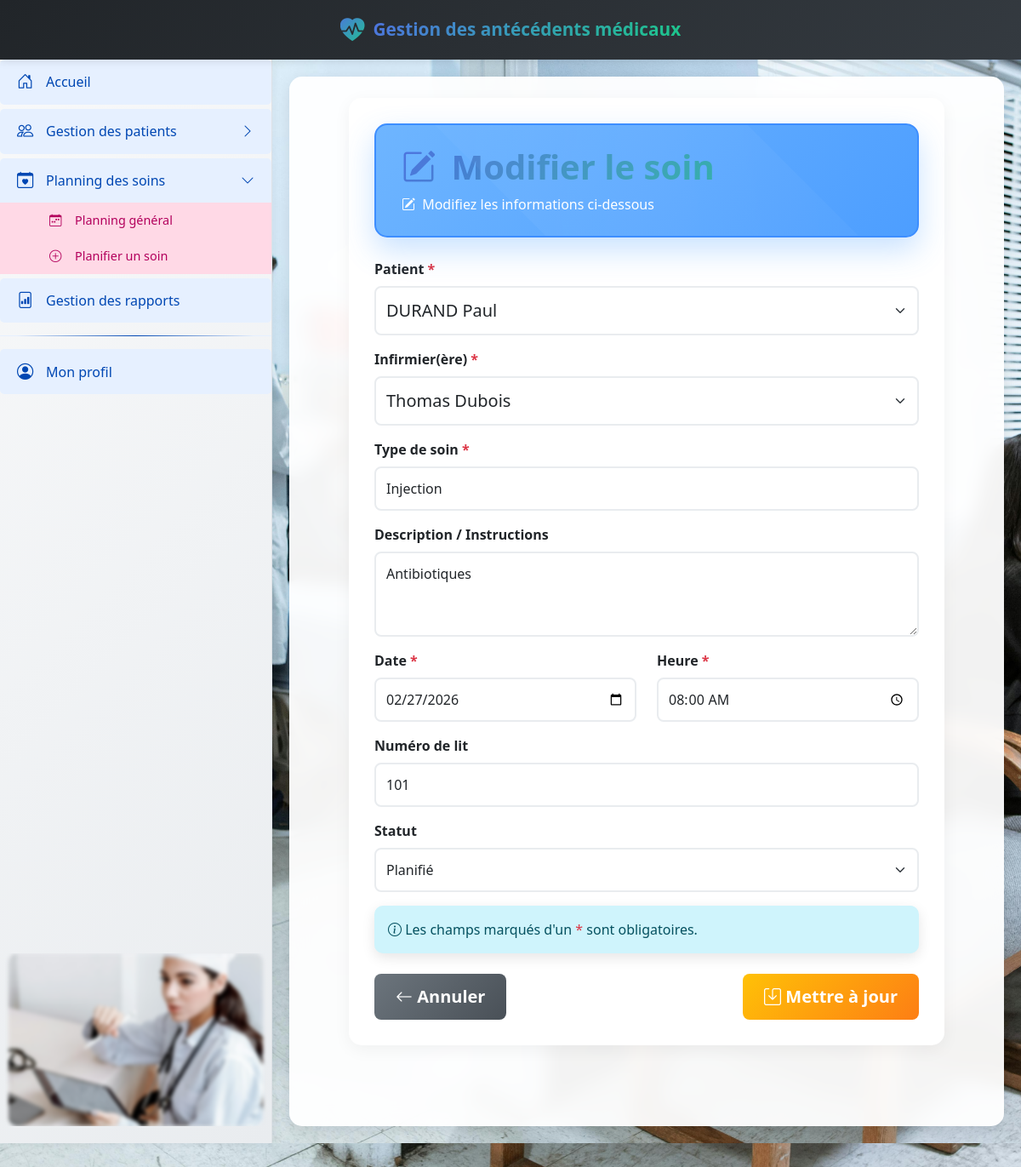
Screenshot of /app/public/index.php?controller=soin&action=edit&id=1 (signed in) with the database file from the repository.
### tables this page shows
CREATE TABLE IF NOT EXISTS soins (
    id INT AUTO_INCREMENT PRIMARY KEY,
    patient_id INT NOT NULL,
    infirmier_id INT NOT NULL,
    type_soin VARCHAR(100) NOT NULL,
    description TEXT,
    date_soin DATE NOT NULL,
    heure_soin TIME NOT NULL,
    numero_lit VARCHAR(20),
    statut ENUM('planifie', 'en_cours', 'effectue', 'annule') DEFAULT 'planifie',
    created_by INT NOT NULL,
    created_at TIMESTAMP DEFAULT CURRENT_TIMESTAMP,
    FOREIGN KEY (patient_id) REFERENCES patients(id) ON DELETE RESTRICT,
    FOREIGN KEY (infirmier_id) REFERENCES utilisateurs(id) ON DELETE RESTRICT,
    FOREIGN KEY (created_by) REFERENCES utilisateurs(id) ON DELETE RESTRICT
);

CREATE TABLE IF NOT EXISTS patients (
    id INT AUTO_INCREMENT PRIMARY KEY,
    nom VARCHAR(100) NOT NULL,
    prenom VARCHAR(100) NOT NULL,
    date_naissance DATE NOT NULL,
    adresse TEXT,
    telephone VARCHAR(20),
    created_at TIMESTAMP DEFAULT CURRENT_TIMESTAMP
);

CREATE TABLE IF NOT EXISTS utilisateurs (
    id INT AUTO_INCREMENT PRIMARY KEY,
    nom VARCHAR(100) NOT NULL,
    prenom VARCHAR(100) NOT NULL,
    email VARCHAR(150) NOT NULL UNIQUE,
    password VARCHAR(255) NOT NULL,  
    role ENUM('admin', 'medecin', 'major', 'infirmier') NOT NULL,
    matricule VARCHAR(50) UNIQUE,
    telephone VARCHAR(20),
    created_at TIMESTAMP DEFAULT CURRENT_TIMESTAMP
);

### app/models/Soin.php (called while the page is built, shortened)
<?php
class Soin {
    private $conn;
    private $table = "soins";
    public function __construct() {
        $database = new Database();
        $this->conn = $database->getConnection();
    }
    public function findById($id) {
        $query = "SELECT s.*,
                         p.nom as patient_nom, p.prenom as patient_prenom,
                         p.adresse, p.telephone as patient_tel,
                         u.nom as infirmier_nom, u.prenom as infirmier_prenom,
                         u.telephone as infirmier_tel
                  FROM " . $this->table . " s
                  JOIN patients p ON s.patient_id = p.id
                  JOIN utilisateurs u ON s.infirmier_id = u.id
                  WHERE s.id = :id LIMIT 1";
        $stmt = $this->conn->prepare($query);
        $stmt->bindParam(':id', $id);
        $stmt->execute();
        return $stmt->fetch(PDO::FETCH_ASSOC);
    }
    public function getInfirmiers() {
        $query = "SELECT id, nom, prenom, matricule FROM utilisateurs WHERE role = 'infirmier' ORDER BY nom, prenom";
        $stmt = $this->conn->prepare($query);
        $stmt->execute();
        return $stmt->fetchAll(PDO::FETCH_ASSOC);
    }
    public function getPatients() {
        $query = "SELECT id, nom, prenom FROM patients ORDER BY nom, prenom";
        $stmt = $this->conn->prepare($query);
        $stmt->execute();
        return $stmt->fetchAll(PDO::FETCH_ASSOC);
    }
}
?>

### app/config/Database.php (called while the page is built, shortened)
<?php
class Database {
    private $host = 'localhost';
    private $dbname = 'gestion_medicale';
    private $username = 'root';
    private $password = '';
    public function getConnection() {
        $this->pdo = null;
        try {
            $this->pdo = new PDO(
                "mysql:host=" . $this->host . ";dbname=" . $this->dbname,
                $this->username,
                $this->password
            );
            $this->pdo->setAttribute(PDO::ATTR_ERRMODE, PDO::ERRMODE_EXCEPTION);
        } catch(PDOException $e) {
            error_log("Erreur de connexion BDD: " . $e->getMessage());
            throw new \Exception("Erreur de connexion au serveur");
        }
        return $this->pdo;
    }
}
?>

### app/views/soins/edit.php (the view, shortened to what this page needs)
<!DOCTYPE html>
<html lang="fr">
<head>
    <link href="https://cdn.jsdelivr.net/npm/bootstrap@5.1.3/dist/css/bootstrap.min.css" rel="stylesheet">
    <link rel="stylesheet" href="https://cdn.jsdelivr.net/npm/bootstrap-icons@1.8.1/font/bootstrap-icons.css">
</head>
<body>
    <div class="container">
        <div class="form-container hover-lift">
            <div class="page-header">
                <h1 class="mb-0 gradient-text">
                    <i class="bi bi-pencil-square me-2 floating"></i>
                    Modifier le soin
                </h1>
                <p class="mb-0 mt-2">
                    <i class="bi bi-pencil-square me-1"></i>
                    Modifiez les informations ci-dessous
                </p>
            </div>
            <form method="POST" action="index.php?controller=soin&action=update">
                <div class="mb-3">
                    <label for="patient_id" class="form-label">Patient <span class="text-danger">*</span></label>
                    <select class="form-select form-select-lg" id="patient_id" name="patient_id" required>
                        <?php if(isset($patients) && is_array($patients)): ?>
                            <?php foreach($patients as $patient): ?>
                                <option value="<?php echo $patient['id']; ?>"
                                    <?php echo ($patient['id'] == $soin['patient_id']) ? 'selected' : ''; ?>>
                                    <?php echo htmlspecialchars($patient['nom'] . ' ' . $patient['prenom']); ?>
                                </option>
                            <?php endforeach; ?>
                        <?php endif; ?>
                    </select>
                </div>
                <div class="mb-3">
                    <label for="infirmier_id" class="form-label">Infirmier(ère) <span class="text-danger">*</span></label>
                    <select class="form-select form-select-lg" id="infirmier_id" name="infirmier_id" required>
                        <?php if(isset($infirmiers) && is_array($infirmiers)): ?>
                            <?php foreach($infirmiers as $infirmier): ?>
                                <option value="<?php echo $infirmier['id']; ?>"
                                    <?php echo ($infirmier['id'] == $soin['infirmier_id']) ? 'selected' : ''; ?>>
                                    <?php echo htmlspecialchars($infirmier['prenom'] . ' ' . $infirmier['nom']); ?>
                                </option>
                            <?php endforeach; ?>
                        <?php endif; ?>
                    </select>
                </div>
                <div class="mb-3">
                    <label for="type_soin" class="form-label">Type de soin <span class="text-danger">*</span></label>
                    <input type="text" class="form-control" id="type_soin" name="type_soin"
                           value="<?php echo htmlspecialchars($soin['type_soin']); ?>" required>
                </div>
                <div class="mb-3">
                    <label for="description" class="form-label">Description / Instructions</label>
                    <textarea class="form-control" id="description" name="description" rows="3"><?php echo htmlspecialchars($soin['description']); ?></textarea>
                </div>
                <div class="row mb-3">
                    <div class="col-md-6">
                        <label for="date_soin" class="form-label">Date <span class="text-danger">*</span></label>
                        <input type="date" class="form-control" id="date_soin" name="date_soin"
                               value="<?php echo $soin['date_soin']; ?>" required>
                    </div>
                    <div class="col-md-6">
                        <label for="heure_soin" class="form-label">Heure <span class="text-danger">*</span></label>
                        <input type="time" class="form-control" id="heure_soin" name="heure_soin"
                               value="<?php echo $soin['heure_soin']; ?>" required>
                    </div>
                </div>
                <div class="mb-3">
                    <label for="numero_lit" class="form-label">Numéro de lit</label>
                    <input type="text" class="form-control" id="numero_lit" name="numero_lit"
                           value="<?php echo htmlspecialchars($soin['numero_lit']); ?>">
                </div>
                <div class="mb-3">
                    <label for="statut" class="form-label">Statut</label>
                    <select class="form-select" id="statut" name="statut">
                        <option value="planifie" <?php echo ($soin['statut'] == 'planifie') ? 'selected' : ''; ?>>Planifié</option>
                    </select>
                </div>
                <div class="alert alert-info">
                    <i class="bi bi-info-circle"></i>
                    Les champs marqués d'un <span class="text-danger">*</span> sont obligatoires.
                </div>
                <div class="d-flex justify-content-between mt-4">
                    <a href="index.php?controller=soin&action=show&id=<?php echo $soin['id']; ?>" class="btn btn-secondary btn-lg hover-lift">
                        <i class="bi bi-arrow-left"></i> Annuler
                    </a>
                    <button type="submit" class="btn btn-warning btn-lg hover-lift">
                        <i class="bi bi-save"></i> Mettre à jour
                    </button>
                </div>
            </form>
        </div>
    </div>
</body>
</html>

### app/views/soins/edit.php (style rules this page uses)
body { background-image: url('/projet_medical/app/public/assets/images/background-log.jpg'); background-size: cover; background-position: center; background-attachment: fixed; padding-bottom: 20px; min-height: 100vh; position: relative; overflow-x: hidden; }
.container { position: relative; z-index: 1; }
.form-container { max-width: 700px; margin: 0 auto; background: white; padding: 30px; border-radius: 15px; box-shadow: 0 5px 20px rgba(0,0,0,0.05); }
.page-header { background: linear-gradient(135deg, #6eb5ff, #4d9eff); color: white; padding: 25px 30px; border-radius: 15px; margin-bottom: 25px; box-shadow: 0 15px 35px rgba(77, 158, 255, 0.3); border: 2px solid #3d8eff; position: relative; overflow: hidden; }
.page-header::before { content: ''; position: absolute; top: -50%; left: -50%; width: 200%; height: 200%; background: linear-gradient(45deg, transparent, rgba(255,255,255,0.1), transparent); transform: rotate(45deg); animation: shimmer 3s infinite; }
.page-header::before { content: ''; position: absolute; top: -50%; left: -50%; width: 200%; height: 200%; background: linear-gradient(45deg, transparent, rgba(255,255,255,0.05), transparent); transform: rotate(45deg); animation: shimmer 3s infinite; }
.form-label { font-weight: 600; color: #212529; }
.form-control, .form-select { border-radius: 8px; border: 2px solid #e9ecef; padding: 12px; transition: all 0.3s ease; }
.btn { border-radius: 8px; font-weight: 600; padding: 12px 25px; transition: all 0.3s ease; }
.btn-warning { background: linear-gradient(135deg, #ffc107 0%, #fd7e14 100%); border: none; color: white; }
.btn-secondary { background: linear-gradient(135deg, #6c757d 0%, #495057 100%); border: none; color: white; }
.floating { animation: float 6s ease-in-out infinite; }
.hover-lift { transition: all 0.3s cubic-bezier(0.4, 0, 0.2, 1); }
.gradient-text { background: linear-gradient(135deg, #ffffff 0%, #e9ecef 100%); -webkit-background-clip: text; -webkit-text-fill-color: transparent; background-clip: text; }
.alert { border-radius: 10px; border: none; box-shadow: 0 5px 15px rgba(0,0,0,0.1); margin-bottom: 20px; }

### rows the page displays
soins: patient_id "DURAND Paul", infirmier_id "Thomas Dubois", type_soin "Injection", description "Antibiotiques", date_soin "02/27/2026", heure_soin "08:00:00", numero_lit "101", statut "Planifié"

### other values shown
$navbarText "Gestion des antécédents médicaux"
